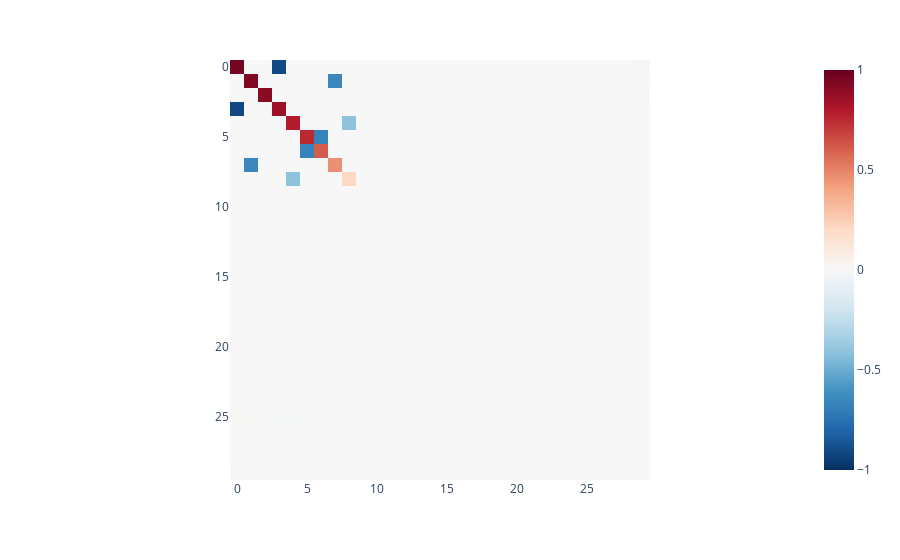

Source (notebook cell):
### Code cell
encoder_w = model.encoder.weight.data
decoder_w = model.decoder.weight.data

# visualise_tensor(encoder_w.t())
# visualise_tensor(decoder_w.t())

visualise_tensor(decoder_w@encoder_w)
# visualise_tensor(model.decoder.bias.data.reshape(-1,1))

### Figure 1 — Plotly figure (JSON) as saved in the notebook; plotly's stock layout.template omitted (floating-point values rounded to 4 significant figures; data arrays with more than 128 entries replaced by an {"elided": "..."} marker saying what was removed)
{"data": [{"coloraxis": "coloraxis", "hovertemplate": "x: %{x}<br>y: %{y}<br>color: %{z}<extra></extra>", "name": "0", "type": "heatmap", "xaxis": "x", "yaxis": "y", "z": {"elided": "30x30 float values"}}], "layout": {"coloraxis": {"cmax": 1, "cmin": -1, "colorscale": [[0, "rgb(5,48,97)"], [0.1, "rgb(33,102,172)"], [0.2, "rgb(67,147,195)"], [0.3, "rgb(146,197,222)"], [0.4, "rgb(209,229,240)"], [0.5, "rgb(247,247,247)"], [0.6, "rgb(253,219,199)"], [0.7, "rgb(244,165,130)"], [0.8, "rgb(214,96,77)"], [0.9, "rgb(178,24,43)"], [1, "rgb(103,0,31)"]]}, "margin": {"t": 60}, "xaxis": {"anchor": "y", "constrain": "domain", "domain": [0, 1], "scaleanchor": "y"}, "yaxis": {"anchor": "x", "autorange": "reversed", "constrain": "domain", "domain": [0, 1]}}}
